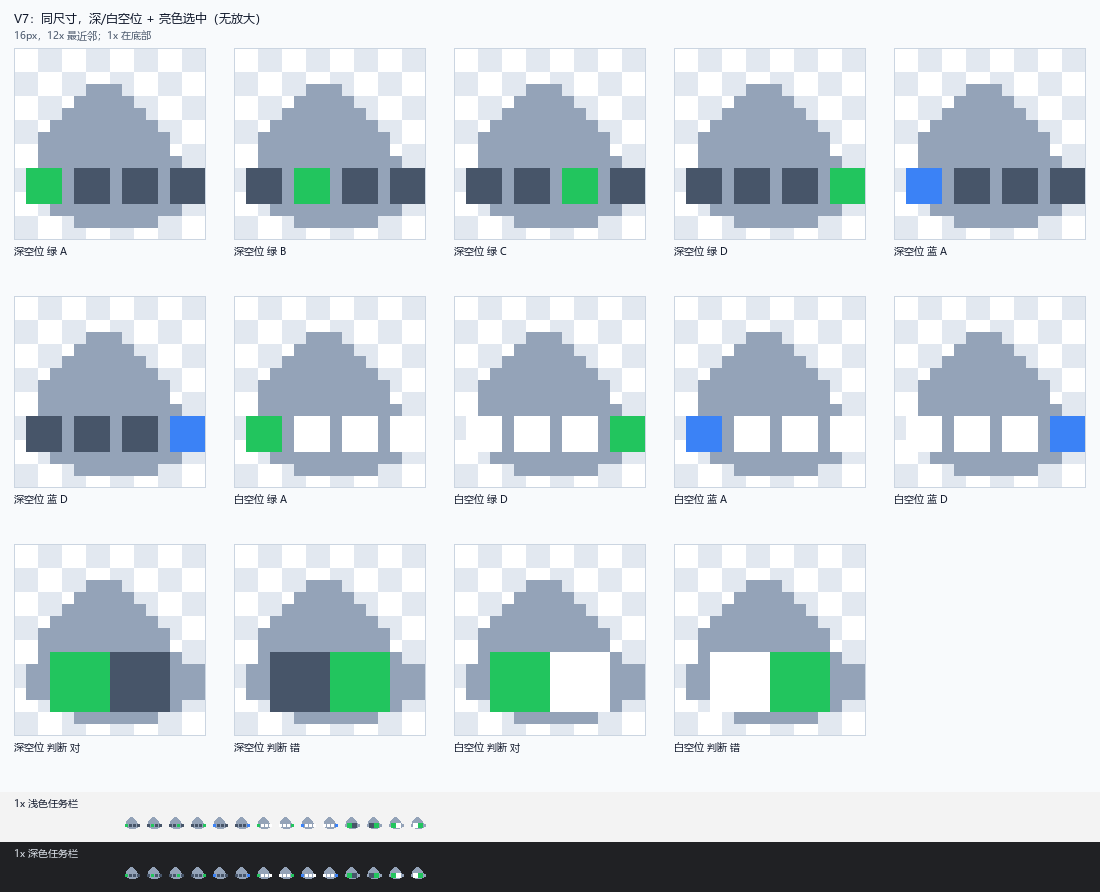

Write Python code to recreate this figure.
"""Prototype: uniform dots with dark vs white sockets, bright selected colour."""
from __future__ import annotations

from pathlib import Path

from PIL import Image, ImageDraw, ImageFont

OUT = Path(__file__).with_name("tray-answer-v3b.png")
CLOUD = "#94A3B8"
WHITE = "#FFFFFF"
LIGHT = "#CBD5E1"
DARK = "#475569"
GREEN = "#22C55E"
BLUE = "#3B82F6"

FONT = ImageFont.truetype("C:/Windows/Fonts/msyh.ttc", 12)
SMALL = ImageFont.truetype("C:/Windows/Fonts/msyh.ttc", 10)


def cloud(d: ImageDraw.ImageDraw) -> None:
    d.ellipse((1, 8, 15, 14), fill=CLOUD)
    d.ellipse((2, 5, 8, 11), fill=CLOUD)
    d.ellipse((6, 5, 12, 11), fill=CLOUD)
    d.ellipse((4, 3, 10, 9), fill=CLOUD)


def row(d: ImageDraw.ImageDraw, selected: int, color: str, socket: str) -> None:
    xs = (1, 5, 9, 13)
    for i, x in enumerate(xs):
        d.rectangle((x, 10, x + 2, 12), fill=color if i == selected else socket)


def bool_dots(d: ImageDraw.ImageDraw, true_value: bool, color: str, socket: str) -> None:
    left = color if true_value else socket
    right = socket if true_value else color
    d.rectangle((3, 9, 7, 13), fill=left)
    d.rectangle((8, 9, 12, 13), fill=right)


def icon(kind: str) -> Image.Image:
    img = Image.new("RGBA", (16, 16), (0, 0, 0, 0))
    d = ImageDraw.Draw(img)
    cloud(d)
    if kind.startswith("dark-"):
        _, choice, pos = kind.split("-")
        row(d, "abcd".index(pos), GREEN if choice == "green" else BLUE, DARK)
    elif kind.startswith("white-"):
        _, choice, pos = kind.split("-")
        row(d, "abcd".index(pos), GREEN if choice == "green" else BLUE, WHITE)
    elif kind.startswith("bool-dark-"):
        bool_dots(d, kind.endswith("t"), GREEN, DARK)
    elif kind.startswith("bool-white-"):
        bool_dots(d, kind.endswith("t"), GREEN, WHITE)
    return img


ITEMS = [
    ("dark-green-a", "深空位 绿 A"),
    ("dark-green-b", "深空位 绿 B"),
    ("dark-green-c", "深空位 绿 C"),
    ("dark-green-d", "深空位 绿 D"),
    ("dark-blue-a", "深空位 蓝 A"),
    ("dark-blue-d", "深空位 蓝 D"),
    ("white-green-a", "白空位 绿 A"),
    ("white-green-d", "白空位 绿 D"),
    ("white-blue-a", "白空位 蓝 A"),
    ("white-blue-d", "白空位 蓝 D"),
    ("bool-dark-t", "深空位 判断 对"),
    ("bool-dark-f", "深空位 判断 错"),
    ("bool-white-t", "白空位 判断 对"),
    ("bool-white-f", "白空位 判断 错"),
]

SCALE = 12
PAD = 14
CELL_W = 16 * SCALE + PAD * 2
CELL_H = 16 * SCALE + 42
COLS = 5
ROWS = (len(ITEMS) + COLS - 1) // COLS
TOP = 48
STRIP_H = 100
sheet = Image.new("RGBA", (COLS * CELL_W, TOP + ROWS * (CELL_H + PAD) + STRIP_H), (248, 250, 252, 255))
sd = ImageDraw.Draw(sheet)
sd.text((PAD, 10), "V7：同尺寸，深/白空位 + 亮色选中（无放大）", fill=(15, 23, 42, 255), font=FONT)
sd.text((PAD, 28), "16px，12x 最近邻；1x 在底部", fill=(71, 85, 105, 255), font=SMALL)

for i, (kind, label) in enumerate(ITEMS):
    c, r = i % COLS, i // COLS
    x = c * CELL_W + PAD
    y = TOP + r * (CELL_H + PAD)
    big = icon(kind).resize((16 * SCALE, 16 * SCALE), Image.Resampling.NEAREST)
    for by in range(0, 16 * SCALE, 24):
        for bx in range(0, 16 * SCALE, 24):
            fill = (226, 232, 240, 255) if (bx // 24 + by // 24) % 2 else (255, 255, 255, 255)
            sd.rectangle((x + bx, y + by, x + bx + 23, y + by + 23), fill=fill)
    sheet.alpha_composite(big, (x, y))
    sd.rectangle((x, y, x + 16 * SCALE - 1, y + 16 * SCALE - 1), outline=(203, 213, 225, 255))
    sd.text((x, y + 16 * SCALE + 4), label, fill=(15, 23, 42, 255), font=SMALL)

strip_top = TOP + ROWS * (CELL_H + PAD)
sd.rectangle((0, strip_top, sheet.width, strip_top + 50), fill=(243, 243, 243, 255))
sd.text((PAD, strip_top + 4), "1x 浅色任务栏", fill=(15, 23, 42, 255), font=SMALL)
for i, (kind, _label) in enumerate(ITEMS):
    sheet.alpha_composite(icon(kind), (PAD + 110 + i * 22, strip_top + 22))
sd.rectangle((0, strip_top + 50, sheet.width, strip_top + 100), fill=(32, 33, 36, 255))
sd.text((PAD, strip_top + 54), "1x 深色任务栏", fill=(226, 232, 240, 255), font=SMALL)
for i, (kind, _label) in enumerate(ITEMS):
    sheet.alpha_composite(icon(kind), (PAD + 110 + i * 22, strip_top + 72))

sheet.save(OUT)
print(OUT)
